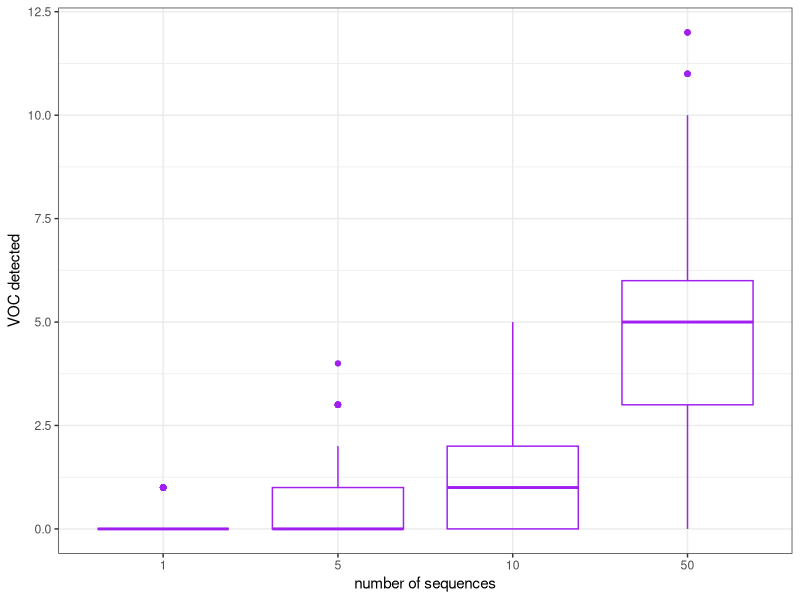
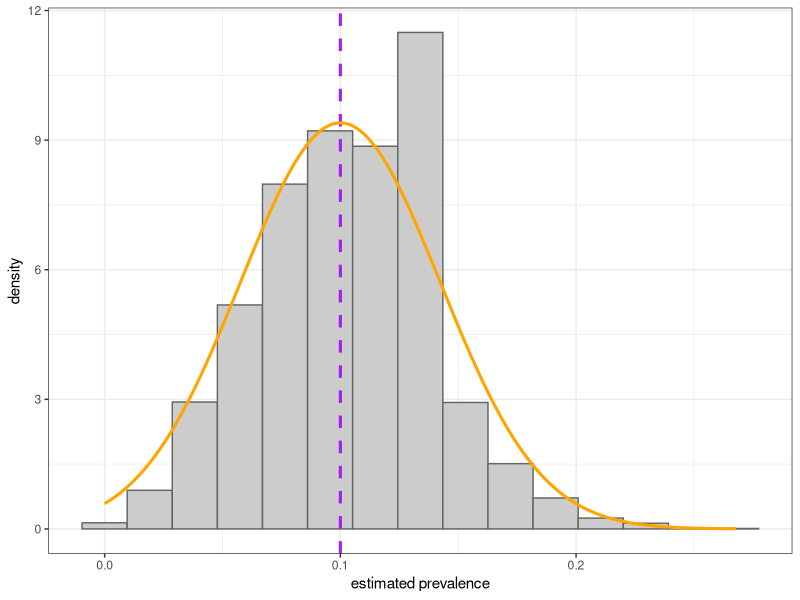
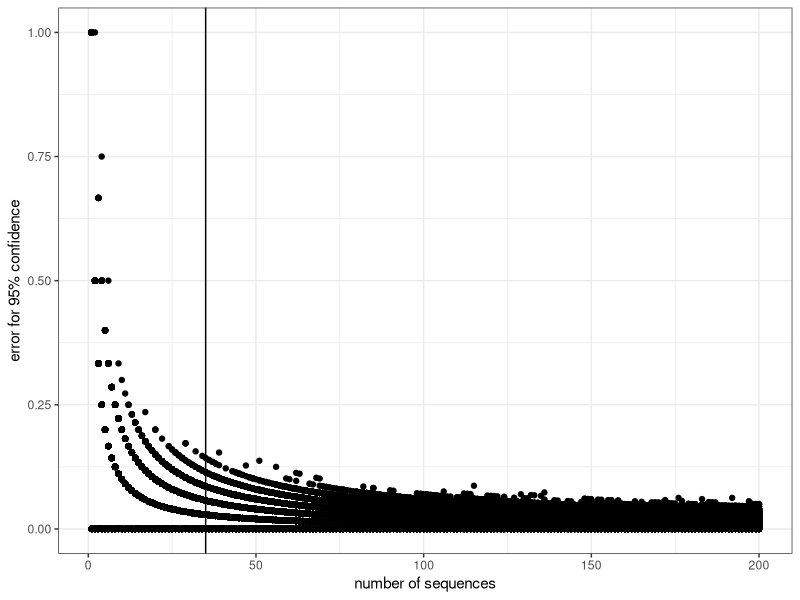
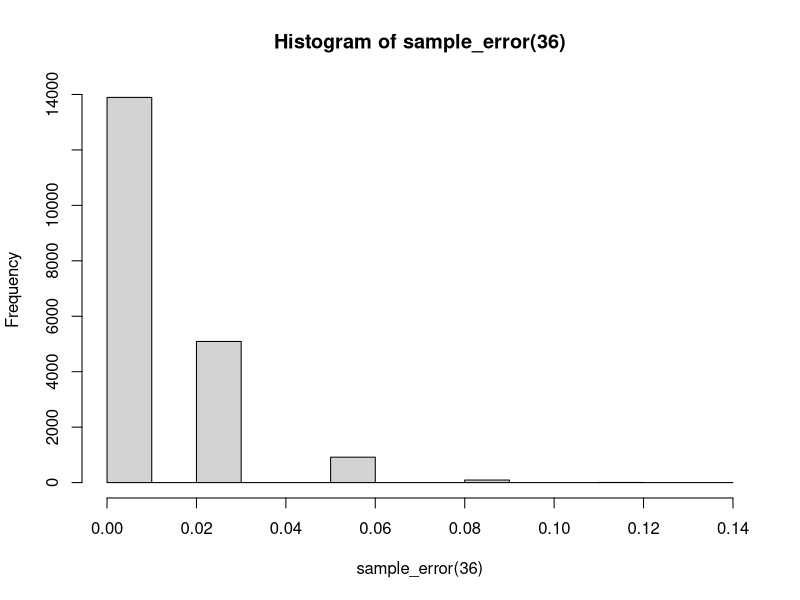

Source code (R) for these figures, in order:
library(tidyverse)

q_true <- 1/10
y <- rbinom(10000, 56, q_true)
q_mle <- y / 56

df1 <- map_dfr(c(1, 5, 10, 50), \(n) tibble(n, y=rbinom(1000, n, 1/10)))

ggplot(df1, aes(as.factor(n), y)) +
    # geom_point(col="purple", shape=1, alpha=0.7, size=1.03) +
    geom_boxplot(fill=NA, col="purple") +
    labs(x="number of sequences", y="VOC detected") +
    theme_bw()

ggplot(tibble(q_mle), aes(q_mle)) +
    geom_histogram(aes(y=after_stat(density)), bins=15, fill="gray80", col="gray40") +
    geom_vline(xintercept=q_true, col="purple", linetype="dashed", linewidth=1.06) +
    stat_function(fun=~dnorm(.x, q_true, sqrt(q_true * (1 - q_true) / 50)), col="orange", linewidth=1.06) +
    labs(x="estimated prevalence") +
    theme_bw()

sample_error <- function(n) {
    y <- rbinom(20000, n, 1/100)
    q_mle <- y / n
    return(q_mle)
    # return(quantile(q_mle, c(0.025, 0.975)))
    ci <- quantile(q_mle, c(0.05, 0.95), type=1)
    # return(max(abs(ci - 1/100)))
}

set.seed(1234)
res <- map_dfr(ceiling(seq(1, 200, length.out=200)), \(n) tibble(n, err=sample_error(n)))

ggplot(res, aes(n, err)) +
    # stat_function(fun=~sqrt(qnorm(0.975) * (1/10 * 9/10) / .x), col="orange") +
    geom_point() +
    geom_vline(xintercept=35) + 
    labs(x="number of sequences", y="error for 95% confidence") +
    theme_bw()

hist(sample_error(36))
unique(sample_error(36))

tmp <- sample_error(36)
tmp[which(tmp == max(tmp))]

quantile(sample_error(35), c(0.05, 0.95), type=3)
